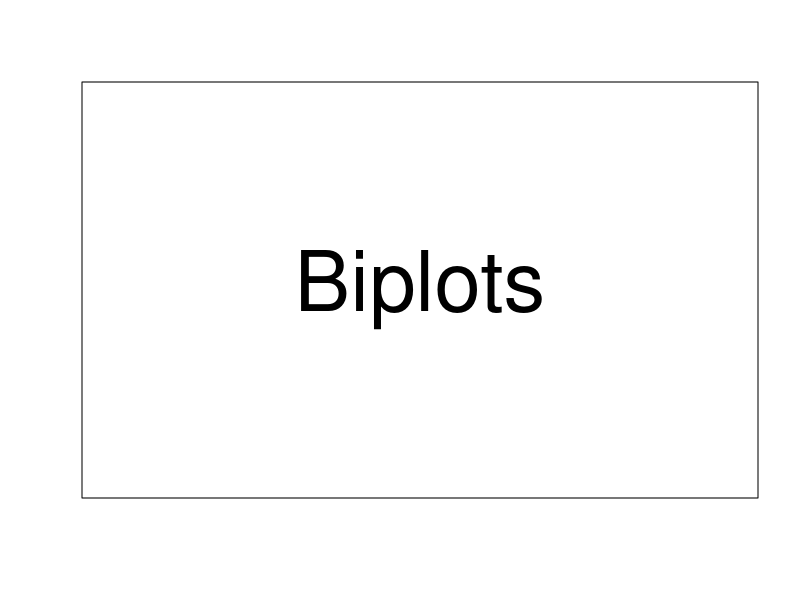

The R source for this figure: (Note: this script raises an error after producing the figure.)
if (interactive()) {
  old.prompt <- devAskNewPage(TRUE)
}

##################################################
#   Some examples from the OpenRepGrid package   #
##################################################

#### Biplots ####
plot(0, type = "n", xaxt = "n", yaxt = "n", xlab = "", ylab = "")
text(1, 0, "Biplots", cex = 5)

#### Standard biplot ####
biplot2d(feixas2004)

#### Slater's INGRID biplot ####
biplotSlater2d(feixas2004)

#### Creating an ESA biplot ####
biplotEsa2d(feixas2004)

#### Pseudo 3D biplot #####
biplotPseudo3d(feixas2004)

# #### 3D biplot #####
# x <- scan(n = 1)
# biplot3d(boeker)

#### Bertin displays ####
plot(0, type = "n", xaxt = "n", yaxt = "n", xlab = "", ylab = "")
text(1, 0, "Bertin \ndisplay", cex = 5)

#### Bertin display ####
bertin(feixas2004)

#### Colored display ####
bertin(feixas2004, colors = c("white", "darkred"))

#### Clustered Bertin display ####
x <- scan(n = 1)
dev.off()
dev.new()

plot(0, type = "n", xaxt = "n", yaxt = "n", xlab = "", ylab = "")
text(1, 0, "Clustered \nBertin display", cex = 5)

#### Clustered Bertin display ####
bertinCluster(feixas2004)

###############################################
if (interactive()) {
  devAskNewPage(old.prompt)
}
